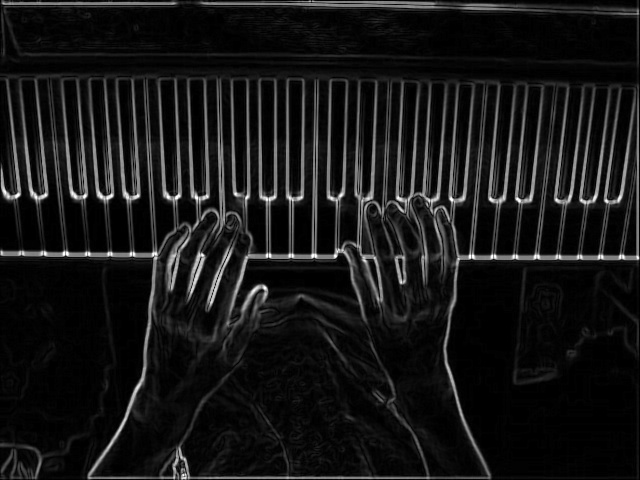
#> input picture data/video_1-0122_sobel.jpg, 640 x 480 px; its folder holds only this picture in this run
$ python -i preprocess.py   (imports and definitions only)   (Python 2 division)   (older library calls are emulated)
#> lines starting #> are read from the running program, lines starting #| are printed output that depends on the picture; after the words box and inside, x2 and y2 are one past the last pixel; in counts of white or black regions, pixels touching at a corner belong together
#> further down, picture is the input picture: shape (480, 640, 3); min 0, max 255, mean 22.7
import numpy as np
from scipy.misc import imread
import ffmpy
from ffmpy import FFmpeg
import cv2
import os
import math
import matplotlib.pyplot as plt
import matplotlib.patches as patches
import matplotlib.image as mpimg
import argparse

frame_interval = 3 #gather only every x num frames

# [47 lines left out: functions get_and_rectify_frames, rectify_first, rectify_other, not called in this run]


def getBinaryImages(base_img):
    img_grey = cv2.cvtColor(base_img, cv2.COLOR_RGB2GRAY)
    thresh, img_binary = cv2.threshold(img_grey, 128, 255, cv2.THRESH_BINARY | cv2.THRESH_OTSU)
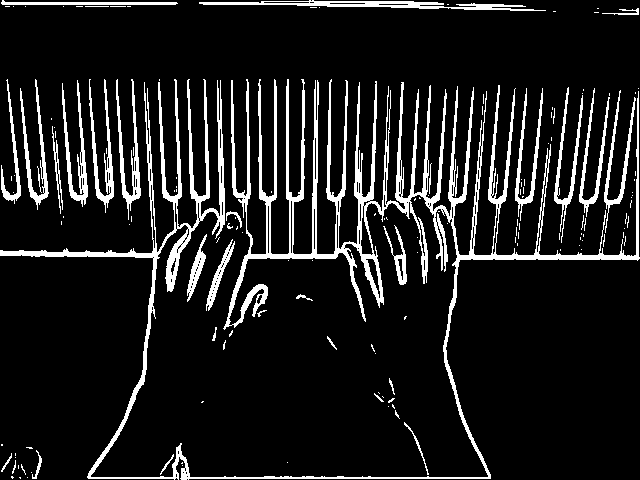
#> img_binary: shape (480, 640); 11.3% white; 151 white regions (119 under 20 px), largest, box (x1, y1, x2, y2) and area: (0, 79, 640, 480) 22655, (199, 0, 546, 11) 1460, (116, 79, 141, 220) 957
#> thresh = 63

    #Apply Sobel first, then thresholding to binarize image
    img_sobel = sobel(base_img)
    thresh, img_binary_sobel = cv2.threshold(img_sobel, 128, 255, cv2.THRESH_BINARY | cv2.THRESH_OTSU)
    return img_binary_sobel, img_binary


#adapted from https://github.com/abidrahmank/OpenCV2-Python/blob/master/Official_Tutorial_Python_Codes/3_imgproc/sobel.py
def sobel(img):
	scale = 1
	delta = 0
	ddepth = cv2.CV_16S

	img = cv2.GaussianBlur(img,(3,3),0)
	gray = cv2.cvtColor(img,cv2.COLOR_BGR2GRAY)
    # Gradient-X
	grad_x = cv2.Sobel(gray,ddepth,1,0, ksize = 3, scale = scale, delta = delta, borderType = cv2.BORDER_DEFAULT)
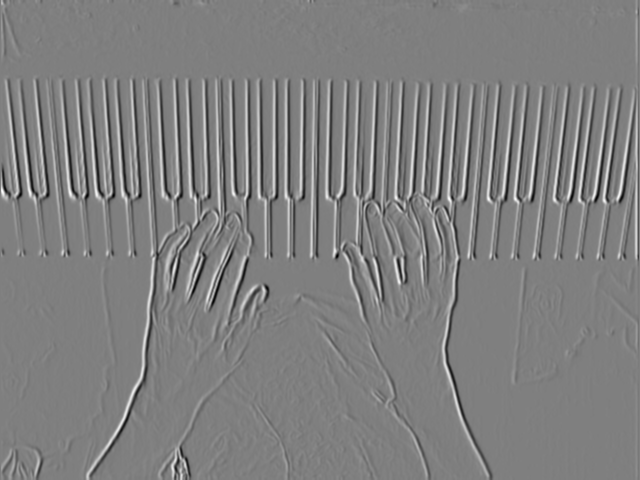
#> grad_x: shape (480, 640) int16; min -578, max 578, mean 0.3; drawn with min black and max white
	# Gradient-Y
	grad_y = cv2.Sobel(gray,ddepth,0,1, ksize = 3, scale = scale, delta = delta, borderType = cv2.BORDER_DEFAULT)
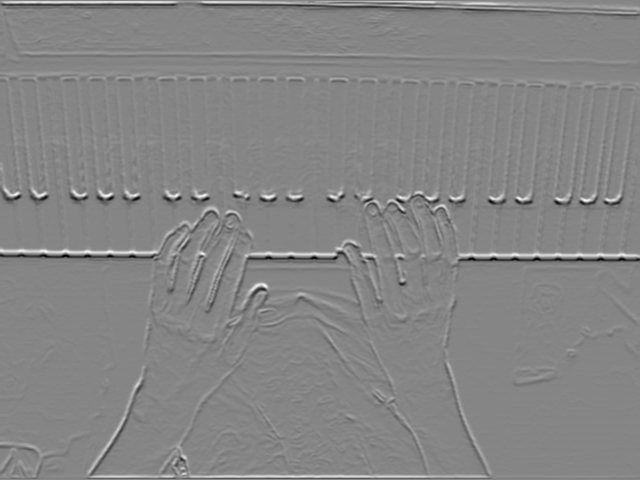
#> grad_y: shape (480, 640) int16; min -554, max 505, mean 0.4; drawn with min black and max white
	abs_grad_x = cv2.convertScaleAbs(grad_x) #converting back to uint8
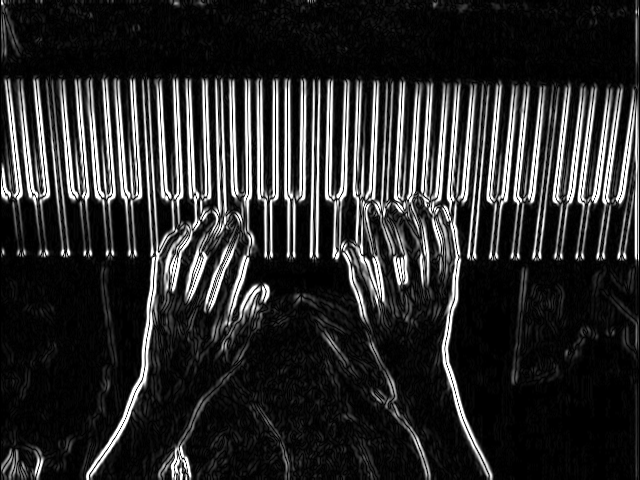
#> abs_grad_x: shape (480, 640); min 0, max 255, mean 43.8
	abs_grad_y = cv2.convertScaleAbs(grad_y)
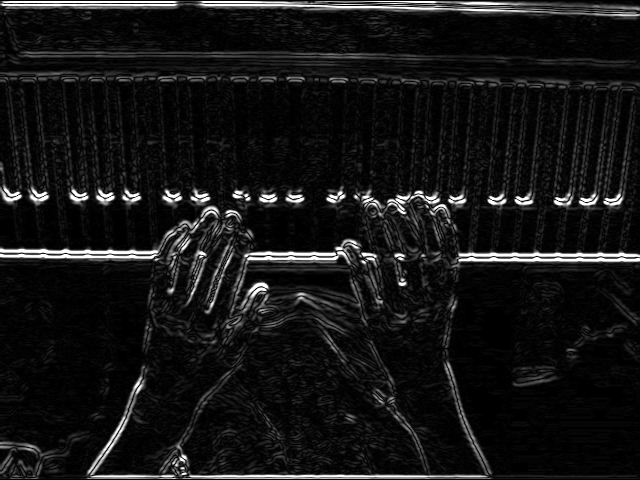
#> abs_grad_y: shape (480, 640); min 0, max 255, mean 21.3
	dst = cv2.addWeighted(abs_grad_x,0.5,abs_grad_y,0.5,0)
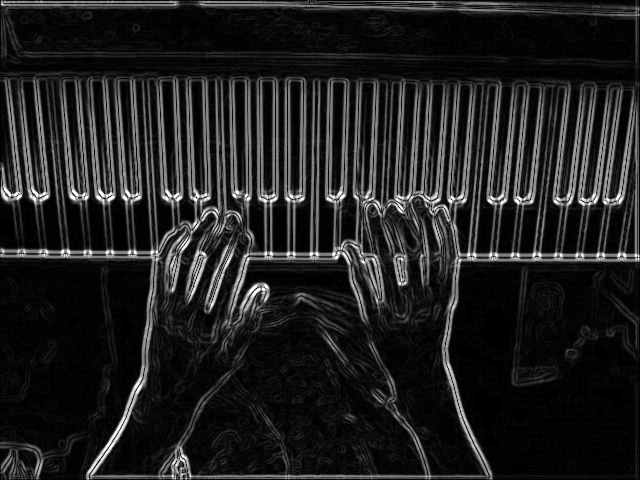
#> dst: shape (480, 640); min 0, max 255, mean 32.6
	return dst

>>> import cv2
>>> picture = cv2.cvtColor(cv2.imread('data/video_1-0122_sobel.jpg'), cv2.COLOR_BGR2RGB)
>>> result = getBinaryImages(picture)
#> in getBinaryImages, `thresh, img_binary_sobel = cv2.threshold(img_sobel, 128, 255, cv2.THRE..`:
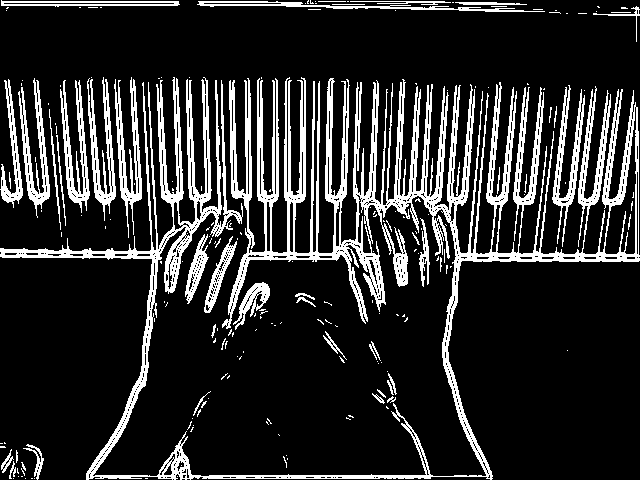
#> img_binary_sobel: shape (480, 640); 17.3% white; 200 white regions (156 under 20 px), largest, box (x1, y1, x2, y2) and area: (0, 77, 640, 480) 38330, (114, 77, 142, 238) 1540, (87, 77, 116, 221) 1471
#> in getBinaryImages, `thresh, img_binary_sobel = cv2.threshold(img_sobel, 128, 255, cv2.THRE..`: thresh = 68
